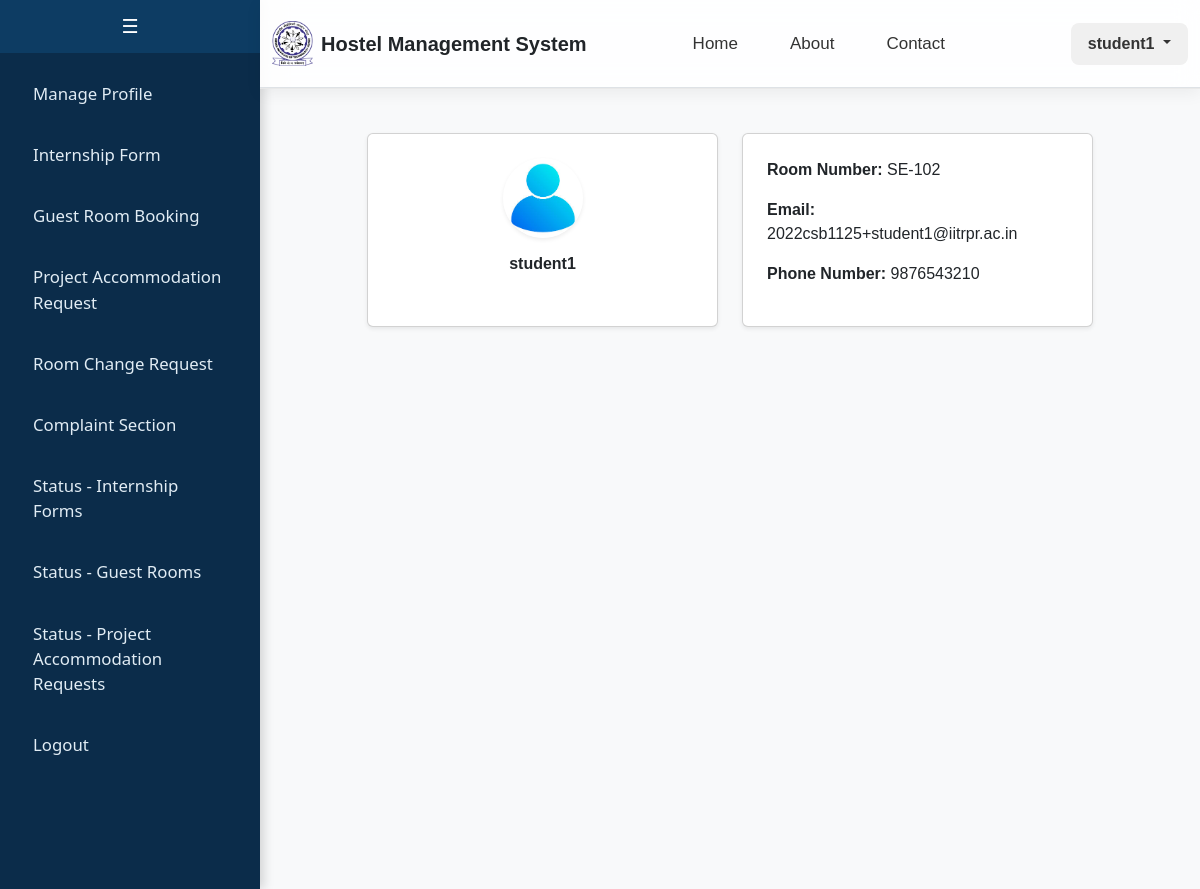
The app's page /student (signed in), older data.
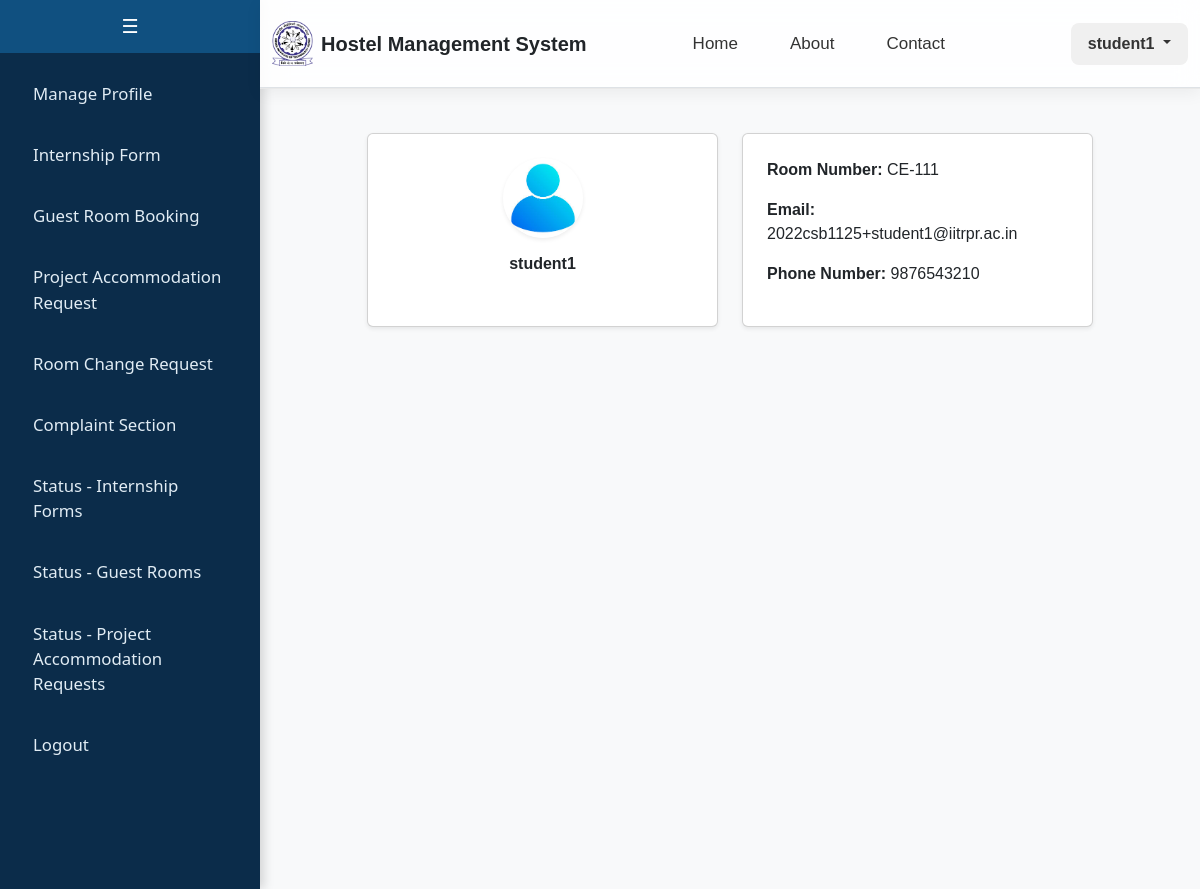
The same page, newer data.
### app/models.py (models this page shows)
class Student(db.Model):
    __tablename__ = 'student'
    student_id = db.Column(db.Integer, db.ForeignKey('custom_user.id', ondelete='CASCADE'), primary_key=True)
    department = db.Column(db.String(100))
    student_phone = db.Column(db.String(10))
    student_roll = db.Column(db.String(15), unique=True)
    student_year = db.Column(db.Integer)
    student_room_no = db.Column(db.String(20))
    student_batch = db.Column(db.String(20))

### app/student.py (the view)
@student_bp.route("/student", methods=["GET"])
def profile():
    if 'user_id' not in session or session.get('user_role') != 'student':
        return redirect(url_for('auth.login'))
    user_id = session['user_id']
    user = CustomUser.query.get(user_id)
    student = Student.query.filter_by(student_id=user_id).first()
    if user is None or student is None:
        return redirect(url_for('auth.login'))
    internship_application = InternshipApplication.query.filter_by(email=user.email).first()
    return render_template("student/profile.html", user=user, student=student, internship_application=internship_application)

### templates/student/profile.html
{% extends "student/base.html" %}
{% block content %}
<div class="container mt-4">
    <div class="row justify-content-center">
        <div class="col-md-10">
            <div class="row d-flex align-items-stretch">
                <div class="col-md-6">
                    <div class="card p-4 shadow-sm text-center h-100">
                        <div class="d-flex justify-content-center">
                            <img src="{{ url_for('static', filename='profile_pic.png') }}" class="rounded-circle shadow-sm mb-3" width="80" height="80" alt="Profile Picture">
                        </div>
                        <h6 class="fw-bold">{{ user.name }}</h6>
                    </div>
                </div>
                <div class="col-md-6">
                    <div class="card p-4 shadow-sm h-100">
                        <p><strong>Room Number:</strong> {{ student.student_room_no if student.student_room_no else 'Undefined' }}</p>
                        <p><strong>Email:</strong> {{ user.email }}</p>
                        <p><strong>Phone Number:</strong> {{ student.student_phone if student.student_phone else 'Undefined' }}</p>
                    </div>
                </div>
            </div>
        </div>
    </div>
</div>
{% endblock %}

Row changes from the older to the newer data that the page shows:
changed Student: student_room_no "SE-102" → "CE-111"
